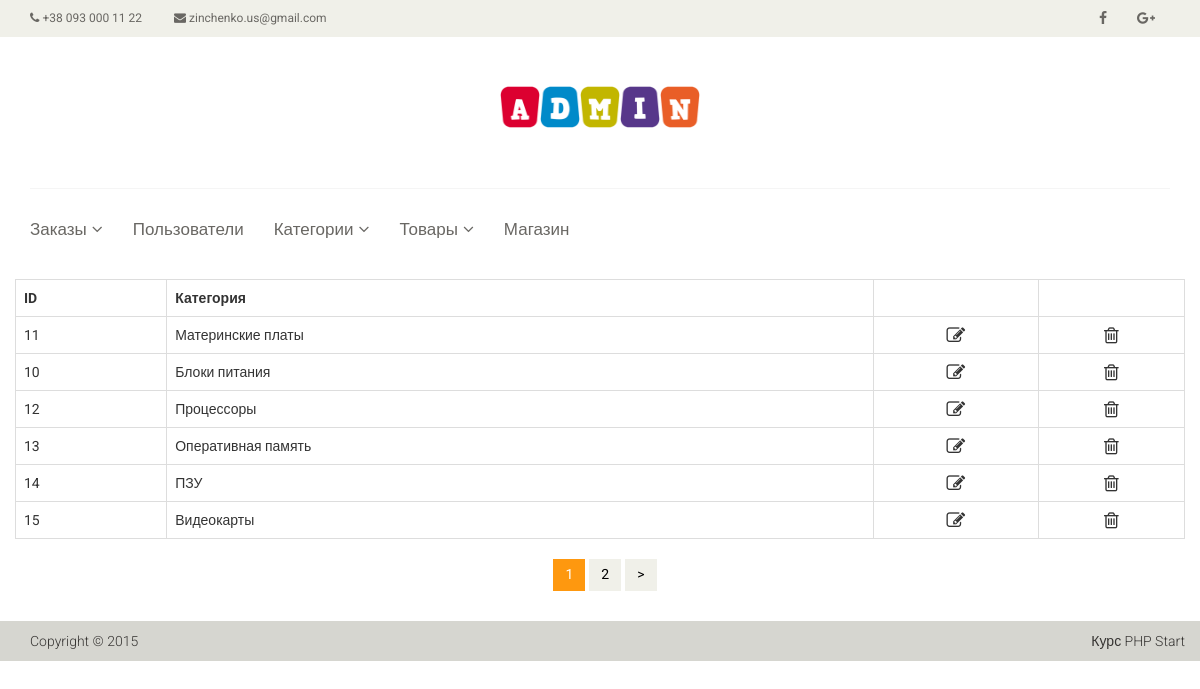
The app's page /admin/categories (signed in) with its own data.
### tables this page shows
CREATE TABLE `category` (
  `id` int(11) NOT NULL,
  `name` varchar(255) NOT NULL,
  `sort_order` int(11) NOT NULL DEFAULT '0'
);

### controllers/AdminCategoriesController.php (called while the page is built, shortened)
<?php
class AdminCategoriesController extends AdminBaseController
{
    public function actionIndex(int $currentPage = 1)
    {
        $total = Category::getTotalCategory();
        $limit = 6;
        $pagination = new Pagination($total, $currentPage, $limit, 'page-');
        $categories = Category::getCategoryByPage($currentPage, $limit);
        $this->view->render('admin/categories/index', array('categories' => $categories, 'pagination' => $pagination));
        return true;
    }
}

### components/Router.php (called while the page is built, shortened)
<?php
Class Router
{
    private $routes;
    public function __construct()
    {
        $routesPath = ROOT."/config/routes.php";
        $this->routes = include($routesPath);
    }
    public function run()
    {
        $uri = $this->getURI();
        foreach ($this->routes as $uriPattern => $path) {
            if (preg_match("~^$uriPattern$~", $uri)) {
                $internalRoute = preg_replace("~$uriPattern~", $path, $uri);
                $segments = explode('/', $internalRoute);
                $controllerName = 'controllers\\'.ucfirst(array_shift($segments).'Controller');
                $actionName = 'action'.ucfirst(array_shift($segments));
                $parametrs = $segments;
                $controllerObject = new $controllerName();
                $result = call_user_func_array(array($controllerObject, $actionName), $parametrs);
                if ($result) {
                    break;
                }
            }
        }
    }
    private function getURI()
    {
        if (!empty($_SERVER['REQUEST_URI'])) {
				return trim($_SERVER['REQUEST_URI'], '/');
		}
	}
}

### index.php (called while the page is built, shortened)
<?php
$route = new Router();
$route->run();

### models/Category.php (called while the page is built, shortened)
<?php
Class Category
{
    public static function getCategoryByPage($currentPage, $limit)
    {
        $db = Database::getConnection();
        $offset = ($currentPage - 1)*$limit;
        $query = $db->prepare('SELECT * FROM category ORDER BY sort_order ASC LIMIT :limit OFFSET :offset');
        $query->execute(array('limit' => $limit, 'offset' => $offset));
        $result = $query->fetchAll();
        return $result;
    }
    public static function getTotalCategory()
    {
        $db = Database::getConnection();
        $query = $db->query('SELECT count(id) AS count FROM category');
        $result = $query->fetch();
        return $result['count'];
    }
}

### views/admin/categories/index.php (the view)
<section>
    <div class="container">
        <div class="row">
            <table class="table table-bordered">
                <tr>
                    <th>ID</th>
                    <th>Категория</th>
                    <th></th>
                    <th></th>
                </tr>
                <?php foreach ($categories as $category): ?>
                    <tr>
                        <td><?= $category['id'] ?></td>
                        <td><?= $category['name'] ?></td>
                        <td  class='text-center'>
                            <a href="/admin/categories/edit/<?= $category['id'] ?>" class="icon">
                                <i class="fa fa-pencil-square-o fa-lg" aria-hidden="true"></i>
                            </a>
                        </td>
                        <td  class='text-center'>
                            <a onclick="deleteCategory(this); return false;" href="#" class="icon" data-id="<?= $category['id'] ?>" >
                                <i class="fa fa-trash-o fa-lg" aria-hidden="true"></i>
                            </a>
                        </td>
                    </tr>
                <?php endforeach; ?>
            </table>
            <div class="text-center"><?= $pagination->get(); ?></div>
        </div>
    </div>
</section>

### template/css/adminMain.css (style rules this page uses)
body { font-family: 'Roboto', sans-serif; background:; position: relative; font-weight:400px; }
a { -webkit-transition: 300ms; -moz-transition: 300ms; -o-transition: 300ms; transition: 300ms; }
a.icon { color: #333; width: 1000px; }

### records on screen
category: id "11", name "Материнские платы"
category: id "10", name "Блоки питания"
category: id "12", name "Процессоры"
category: id "13", name "Оперативная память"
category: id "14", name "ПЗУ"
category: id "15", name "Видеокарты"

### other values on screen
$text ">"
